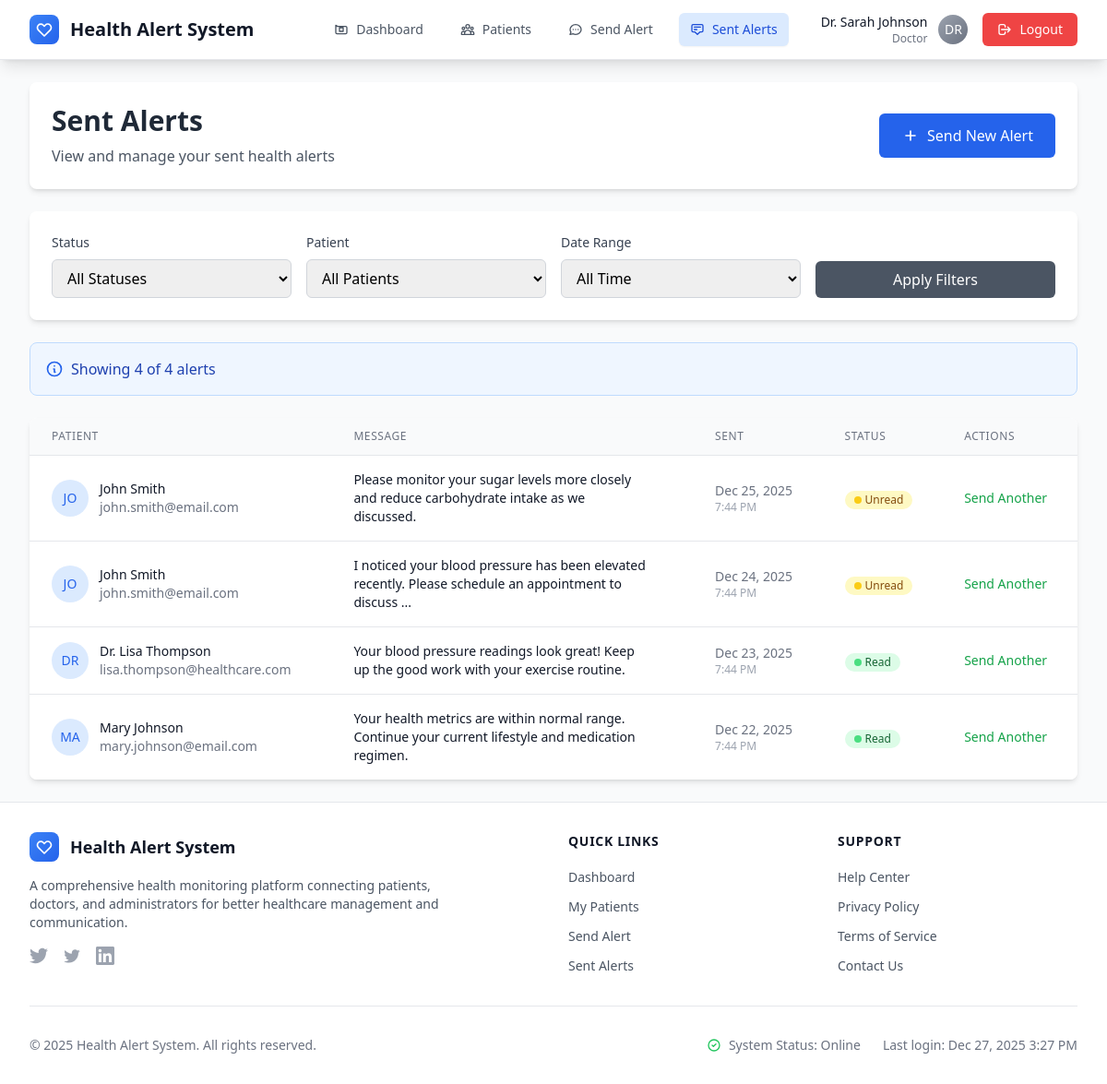
The app's page /doctor/sent_alerts.php (signed in) with its own data.
### tables this page shows
CREATE TABLE alerts (
    id INT PRIMARY KEY AUTO_INCREMENT,
    doctor_id INT NOT NULL,
    patient_id INT NOT NULL,
    message TEXT NOT NULL,
    status ENUM('sent', 'seen') DEFAULT 'sent',
    created_at TIMESTAMP DEFAULT CURRENT_TIMESTAMP,
    FOREIGN KEY (doctor_id) REFERENCES users(id) ON DELETE CASCADE,
    FOREIGN KEY (patient_id) REFERENCES users(id) ON DELETE CASCADE
);

CREATE TABLE users (
    id INT PRIMARY KEY AUTO_INCREMENT,
    name VARCHAR(100) NOT NULL,
    email VARCHAR(100) UNIQUE NOT NULL,
    password VARCHAR(255) NOT NULL,
    role ENUM('patient', 'doctor', 'admin') NOT NULL,
    status ENUM('active', 'pending', 'inactive') DEFAULT 'active',
    created_at TIMESTAMP DEFAULT CURRENT_TIMESTAMP
);

### doctor/sent_alerts.php (the view, shortened to what this page needs)
<?php
require_once '../config/db.php';
$user_id = $_SESSION['user_id'];
$alerts_per_page = 15;
$page = isset($_GET['page']) ? max(1, (int)$_GET['page']) : 1;
$offset = ($page - 1) * $alerts_per_page;
$status_filter = isset($_GET['status']) ? mysqli_real_escape_string($connection, $_GET['status']) : 'all';
$date_filter = isset($_GET['date_range']) ? mysqli_real_escape_string($connection, $_GET['date_range']) : 'all';
$errors = [];
try {
    $where_conditions = ["a.doctor_id = ?"];
    $bind_params = [$user_id];
    $bind_types = "i";
    $where_clause = implode(' AND ', $where_conditions);
    $count_query = "SELECT COUNT(*) as total
                   FROM alerts a
                   JOIN users u ON a.patient_id = u.id
                   WHERE $where_clause";
    $count_stmt = mysqli_prepare($connection, $count_query);
    if ($count_stmt) {
        mysqli_stmt_bind_param($count_stmt, $bind_types, ...$bind_params);
        mysqli_stmt_execute($count_stmt);
        $count_result = mysqli_stmt_get_result($count_stmt);
        $total_alerts = mysqli_fetch_assoc($count_result)['total'];
    } else {
        throw new Exception("Failed to prepare count query");
    }
    $alerts_query = "SELECT a.id, a.message, a.status, a.created_at,
                            u.name as patient_name, u.email as patient_email, a.patient_id
                     FROM alerts a
                     JOIN users u ON a.patient_id = u.id
                     WHERE $where_clause
                     ORDER BY a.created_at DESC
                     LIMIT ? OFFSET ?";
    $bind_params[] = $alerts_per_page;
    $bind_params[] = $offset;
    $bind_types .= "ii";
    $alerts_stmt = mysqli_prepare($connection, $alerts_query);
    if ($alerts_stmt) {
        mysqli_stmt_bind_param($alerts_stmt, $bind_types, ...$bind_params);
        mysqli_stmt_execute($alerts_stmt);
        $alerts_result = mysqli_stmt_get_result($alerts_stmt);
    } else {
        throw new Exception("Failed to prepare alerts query");
    }
} catch (Exception $e) {
    error_log("Sent Alerts Error: " . $e->getMessage());
    $errors[] = "Unable to load alerts at this time. Please try refreshing the page.";
    $alerts_result = false;
    $total_alerts = 0;
    $total_pages = 0;
    $patients_result = false;
}
include '../includes/header.php';
?>
<div class="max-w-7xl mx-auto">
    <div class="bg-white rounded-lg shadow-md p-6 mb-6 animate-fade-in-up">
        <div class="flex flex-col sm:flex-row sm:items-center sm:justify-between">
            <div>
                <h1 class="text-3xl font-bold text-gray-800 mb-2">Sent Alerts</h1>
                <p class="text-gray-600">View and manage your sent health alerts</p>
            </div>
            <div class="mt-4 sm:mt-0">
                <a href="send_alert.php" class="bg-primary-600 hover:bg-primary-700 text-white px-6 py-3 rounded-md font-medium transition-colors inline-flex items-center">
                    <svg class="w-5 h-5 mr-2" fill="none" stroke="currentColor" viewBox="0 0 24 24">
                        <path stroke-linecap="round" stroke-linejoin="round" stroke-width="2" d="M12 6v6m0 0v6m0-6h6m-6 0H6"></path>
                    </svg>
                    Send New Alert
                </a>
            </div>
        </div>
    </div>
    <div class="bg-white rounded-lg shadow-md p-6 mb-6 animate-fade-in-up stagger-1">
        <form method="GET" class="grid grid-cols-1 md:grid-cols-4 gap-4">
            <div>
                <label for="status" class="block text-sm font-medium text-gray-700 mb-2">Status</label>
                <select name="status" id="status" class="w-full px-3 py-2 border border-gray-300 rounded-md focus:outline-none focus:ring-2 focus:ring-primary-500 focus:border-primary-500">
                    <option value="all" <?php echo $status_filter === 'all' ? 'selected' : ''; ?>>All Statuses</option>
                </select>
            </div>
            <div>
                <label for="patient_id" class="block text-sm font-medium text-gray-700 mb-2">Patient</label>
                <select name="patient_id" id="patient_id" class="w-full px-3 py-2 border border-gray-300 rounded-md focus:outline-none focus:ring-2 focus:ring-primary-500 focus:border-primary-500">
                    <option value="0">All Patients</option>
                </select>
            </div>
            <div>
                <label for="date_range" class="block text-sm font-medium text-gray-700 mb-2">Date Range</label>
                <select name="date_range" id="date_range" class="w-full px-3 py-2 border border-gray-300 rounded-md focus:outline-none focus:ring-2 focus:ring-primary-500 focus:border-primary-500">
                    <option value="all" <?php echo $date_filter === 'all' ? 'selected' : ''; ?>>All Time</option>
                </select>
            </div>
            <div class="flex items-end">
                <button type="submit" class="w-full bg-gray-600 hover:bg-gray-700 text-white px-4 py-2 rounded-md font-medium transition-colors" id="filterButton">
                    <span class="filter-text">Apply Filters</span>
                </button>
            </div>
        </form>
    </div>
    <?php if ($alerts_result !== false): ?>
    <div class="bg-blue-50 border border-blue-200 rounded-lg p-4 mb-6 animate-fade-in-up stagger-2">
        <div class="flex items-center">
            <svg class="w-5 h-5 text-blue-600 mr-2" fill="none" stroke="currentColor" viewBox="0 0 24 24">
                <path stroke-linecap="round" stroke-linejoin="round" stroke-width="2" d="M13 16h-1v-4h-1m1-4h.01M21 12a9 9 0 11-18 0 9 9 0 0118 0z"></path>
            </svg>
            <span class="text-blue-800">
                <?php if ($total_alerts > 0): ?>
                    Showing <?php echo min($alerts_per_page, max(0, $total_alerts - $offset)); ?> of <?php echo $total_alerts; ?> alerts
                <?php endif; ?>
            </span>
        </div>
    </div>
    <?php endif; ?>
    <div class="bg-white rounded-lg shadow-md overflow-hidden animate-fade-in-up stagger-3">
        <?php if ($alerts_result && mysqli_num_rows($alerts_result) > 0): ?>
            <div class="hidden md:block overflow-x-auto">
                <table class="min-w-full divide-y divide-gray-200">
                    <thead class="bg-gray-50">
                        <tr>
                            <th class="px-6 py-3 text-left text-xs font-medium text-gray-500 uppercase tracking-wider">Patient</th>
                            <th class="px-6 py-3 text-left text-xs font-medium text-gray-500 uppercase tracking-wider">Message</th>
                            <th class="px-6 py-3 text-left text-xs font-medium text-gray-500 uppercase tracking-wider">Sent</th>
                            <th class="px-6 py-3 text-left text-xs font-medium text-gray-500 uppercase tracking-wider">Status</th>
                            <th class="px-6 py-3 text-left text-xs font-medium text-gray-500 uppercase tracking-wider">Actions</th>
                        </tr>
                    </thead>
                    <tbody class="bg-white divide-y divide-gray-200">
                        <?php while ($alert = mysqli_fetch_assoc($alerts_result)): ?>
                        <tr class="hover:bg-gray-50 transition-colors">
                            <td class="px-6 py-4 whitespace-nowrap">
                                <div class="flex items-center">
                                    <div class="w-10 h-10 bg-primary-100 rounded-full flex items-center justify-center mr-3">
                                        <span class="text-primary-600 font-medium text-sm">
                                            <?php echo strtoupper(substr($alert['patient_name'], 0, 2)); ?>
                                        </span>
                                    </div>
                                    <div>
                                        <div class="text-sm font-medium text-gray-900">
                                            <?php echo htmlspecialchars($alert['patient_name']); ?>
                                        </div>
                                        <div class="text-sm text-gray-500">
                                            <?php echo htmlspecialchars($alert['patient_email']); ?>
                                        </div>
                                    </div>
                                </div>
                            </td>
                            <td class="px-6 py-4">
                                <div class="text-sm text-gray-900 max-w-xs">
                                    <?php
                                    $message = htmlspecialchars($alert['message']);
                                    echo strlen($message) > 100 ? substr($message, 0, 100) . '...' : $message;
                                    ?>
                                </div>
                            </td>
                            <td class="px-6 py-4 whitespace-nowrap text-sm text-gray-500">
                                <div><?php echo date('M j, Y', strtotime($alert['created_at'])); ?></div>
                                <div class="text-xs text-gray-400"><?php echo date('g:i A', strtotime($alert['created_at'])); ?></div>
                            </td>
                            <td class="px-6 py-4 whitespace-nowrap">
                                <?php if ($alert['status'] === 'sent'): ?>
                                    <span class="inline-flex items-center px-2.5 py-0.5 rounded-full text-xs font-medium bg-yellow-100 text-yellow-800">
                                        <div class="w-2 h-2 bg-yellow-400 rounded-full mr-1"></div>
                                        Unread
                                    </span>
                                <?php else: ?>
                                    <span class="inline-flex items-center px-2.5 py-0.5 rounded-full text-xs font-medium bg-green-100 text-green-800">
                                        <div class="w-2 h-2 bg-green-400 rounded-full mr-1"></div>
                                        Read
                                    </span>
                                <?php endif; ?>
                            </td>
                            <td class="px-6 py-4 whitespace-nowrap text-sm font-medium">
                                <div class="flex space-x-2">
                                    <a href="send_alert.php?patient_id=<?php echo $alert['patient_id']; ?>"
                                       class="text-green-600 hover:text-green-900 transition-colors">
                                        Send Another
                                    </a>
                                </div>
                            </td>
                        </tr>
                        <?php endwhile; ?>
                    </tbody>
                </table>
            </div>
        <?php endif; ?>
    </div>
</div>
<?php include '../includes/footer.php'; ?>

### assets/css/animations.css (style rules this page uses)
.animate-fade-in-up { animation: fadeInUp 0.6s ease-out; }
.stagger-1 { animation-delay: 0.1s; }
.stagger-2 { animation-delay: 0.2s; }
.stagger-3 { animation-delay: 0.3s; }
tbody tr { transition: all 0.2s ease; }

### includes/header.php (style rules this page uses)
* { transition-property: color, background-color, border-color, text-decoration-color, fill, stroke, opacity, box-shadow, transform, filter, backdrop-filter; transition-timing-function: cubic-bezier(0.4, 0, 0.2, 1); transition-duration: 150ms; }

### records on screen
alerts: patient.name "JO", patient.name "John Smith", patient.email "john.smith@email.com", message "Please monitor your sugar levels more closely and reduce carbohydrate intake as we discussed.", created_at "Dec 25, 2025", created_at "7:44 PM", status "sent" (drawn)
alerts: patient.name "JO", patient.name "John Smith", patient.email "john.smith@email.com", message "I noticed your blood pressure has been elevated recently. Please schedule an appointment to discuss", created_at "Dec 24, 2025", created_at "7:44 PM", status "sent" (drawn)
alerts: patient.name "DR", patient.name "Dr. Lisa Thompson", patient.email "lisa.thompson@healthcare.com", message "Your blood pressure readings look great! Keep up the good work with your exercise routine.", created_at "Dec 23, 2025", created_at "7:44 PM", status "seen" (drawn)
alerts: patient.name "MA", patient.name "Mary Johnson", patient.email "mary.johnson@email.com", message "Your health metrics are within normal range. Continue your current lifestyle and medication regimen.", created_at "Dec 22, 2025", created_at "7:44 PM", status "seen" (drawn)

### other values on screen
$item[1] "Dashboard"
$item[1] "Patients"
$item[1] "Send Alert"
$item[1] "Sent Alerts"
$_SESSION['name'] "Dr. Sarah Johnson"
$_SESSION['role'] "Doctor"
substr($_SESSION['name'], 0, 2) "DR"
min($alerts_per_page, max(0, $total_alerts - $offset)) "4"
$total_alerts "4"
